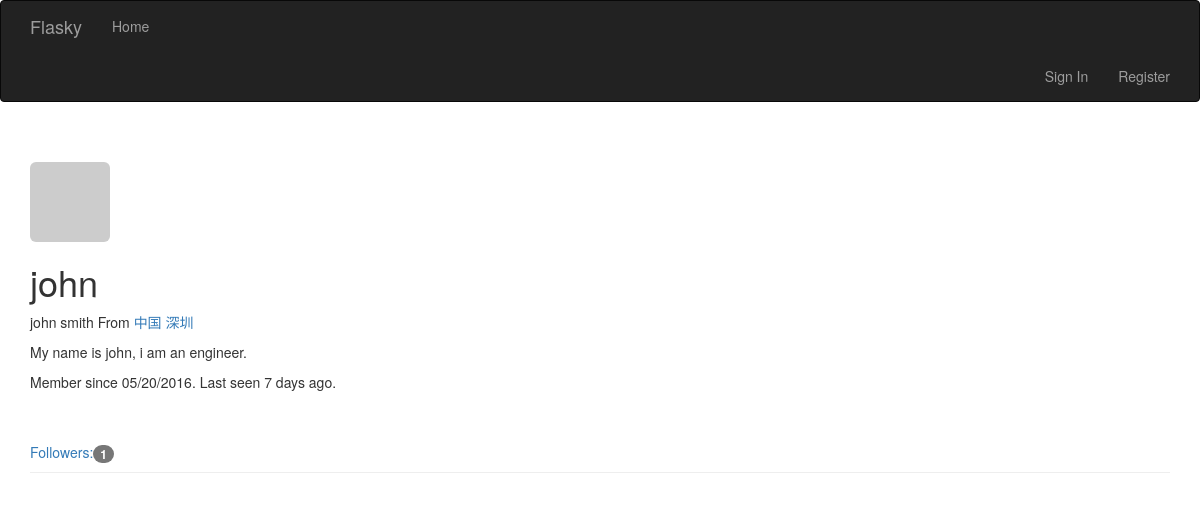
/user/john, run on the app's committed database.
### app/models.py (models this page shows, shortened)
class User(UserMixin, db.Model):
    __tablename__ = 'users'
    id = db.Column(db.Integer, primary_key=True)
    email = db.Column(db.String(64), unique=True, index=True)
    username = db.Column(db.String(64), unique=True, index=True)
    password_hash = db.Column(db.String(128))
    role_id = db.Column(db.Integer, db.ForeignKey('roles.id'))
    confirmed = db.Column(db.Boolean, default=False)
    name = db.Column(db.String(64))
    location = db.Column(db.String(64))
    about_me = db.Column(db.Text())
    avatar_hash = db.Column(db.String(32))
    member_since = db.Column(db.DateTime(), default=datetime.datetime.utcnow)
    last_seen = db.Column(db.DateTime(), default=datetime.datetime.utcnow)
    posts = db.relationship('Post', backref='author', lazy='dynamic')
    followed = db.relationship('Follow',
                               foreign_keys=[Follow.follower_id],
                               backref=db.backref('follower', lazy='joined'),
                               lazy='dynamic',
                               cascade='all, delete-orphan')
    follower = db.relationship('Follow',
                               foreign_keys=[Follow.followed_id],
                               backref=db.backref('followed', lazy='joined'),
                               lazy='dynamic',
                               cascade='all, delete-orphan')
    @property
    def password(self):
        raise AttributeError('password is not a readable attribute')
    def gravatar(self, size=100, default='identicon', rating='g'):
        if request.is_secure:
            url = 'https://secure.gravatar.com/avator'
        else:
            url = 'http://www.gravatar.com/avatar'
        hash = hashlib.md5(self.email.encode('utf-8')).hexdigest()
        return '{url}/{hash}?s={size}&d={default}&r={rating}'.format(
            url=url, hash=hash, size=size, default=default, rating=rating)

### app/main/views.py (the view)
@main.route('/user/<username>')
def user(username):
    user = User.query.filter_by(username=username).first()
    if user is None:
        abort(404)
    posts = user.posts.order_by(Post.timestamp.desc()).all()
    return render_template('user.html', user=user, posts=posts)

### app/auth/views.py (called while the page is built)
@auth.before_app_request
def before_request():
    if current_user.is_authenticated:
        current_user.ping()
        if current_user.confirmed and request.endpoint[:5] != 'auth.' and request.endpoint != 'static':
            return redirect(url_for('auth.unconfirmed'))

### app/main/__init__.py (called while the page is built)
@main.app_context_processor
def inject_permissions():
    return dict(Permission=Permission)

### app/models.py (called while the page is built)
    def can(self, permissions):
        return False

    def is_administrator(self):
        return False

### app/templates/user.html (shortened to what this page needs)
{% extends "base.html" %}
{% block page_content %}
<div class="page-header">
    <img class="img-rounded profile-thumbnail" src="{{ user.gravatar(size=256) }}">
    <h1> {{ user.username }} </h1>
    {% if user.name or user.location %}
    <p>
        {% if user.name %} {{ user.name }} {% endif %}
        {% if user.location %}
            From <a href="http://maps.baidu.com/?q={{ user.location }}">{{ user.location }}</a>
        {% endif %}
    </p>
    {% endif %}
    {% if user.about_me %}<p>{{ user.about_me }}</p>
    {% endif %}
    <p>
        Member since {{ moment(user.member_since).format('L') }}.
        Last seen {{ moment(user.last_seen).fromNow() }}.
    </p>
    <br /><br />
    <a href="{{ url_for('.followers', username=user.username) }}">
        Followers:<span class="badge">{{ user.follower.count() }}</span>
    </a>
</div>
{% endblock %}

### data on the page
User: username "john", name "john smith", location "中国 深圳", about_me "My name is john, i am an engineer.", member_since "05/20/2016", last_seen "7 days ago"

### other printed values
{{ user.follower.count() }} "1"
